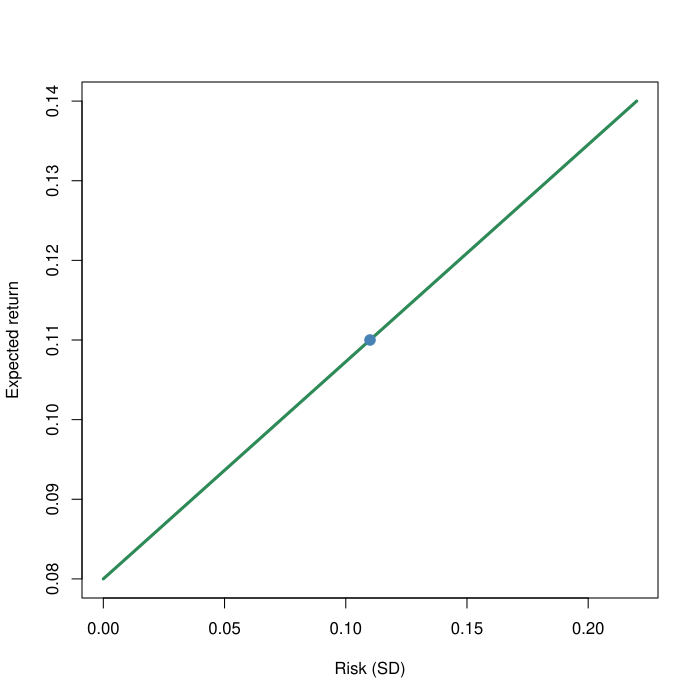

The R source for this figure:
pdf('tests/r-output/case-14.pdf')
# 实验08：两资产均值—方差组合
mu <- c(A = 0.08, B = 0.14)
s <- c(A = 0, B = 0.22)
rho <- 0.2
w1 <- 0.5
w2 <- 1 - w1
rp <- w1*mu[1] + w2*mu[2]
vp <- w1^2*s[1]^2 +
      w2^2*s[2]^2 +
      2*w1*w2*s[1]*s[2]*rho
sp <- sqrt(vp)
d <- (s[1]-s[2])^2 +
     2*s[1]*s[2]*(1-rho)
mv <- if (d == 0) {
  as.numeric(mu[1] >= mu[2])
} else {
  max(0, min(1,
    (s[2]*(s[2]-s[1]) +
     s[1]*s[2]*(1-rho))/d))
}
w <- sort(unique(c(
  seq(0, 1, 0.0025), mv)))
ret <- w*mu[1] + (1-w)*mu[2]
vol <- sqrt(
  (w*s[1]-(1-w)*s[2])^2 +
  2*w*(1-w)*s[1]*s[2]*(1+rho))
eff <- w <= mv + 1e-10
plot(vol, ret, type="l",
  col="grey70", xlab="Risk (SD)",
  ylab="Expected return")
lines(vol[eff], ret[eff],
  col="seagreen", lwd=3)
points(vol[eff], ret[eff],
  col="seagreen", pch=16, cex=.3)
points(sp, rp, pch=19,
  col="steelblue", cex=1.4)
print(c(return=rp,
  variance=vp, sd=sp))
cat(sprintf('RESULT %.17g %.17g %.17g\n',rp,vp,sp))
cat('EFFICIENT',sum(eff),'\n')
cat(sprintf('MV %.17g\n',mv))
dev.off()
